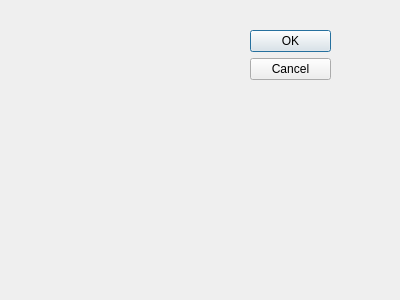
<?xml version="1.0" encoding="UTF-8"?>
<ui version="4.0">
 <class>MyDialog1</class>
 <widget class="QDialog" name="MyDialog1">
  <property name="geometry">
   <rect>
    <x>0</x>
    <y>0</y>
    <width>400</width>
    <height>300</height>
   </rect>
  </property>
  <property name="windowTitle">
   <string>Dialog</string>
  </property>
  <widget class="QDialogButtonBox" name="buttonBox">
   <property name="geometry">
    <rect>
     <x>250</x>
     <y>30</y>
     <width>81</width>
     <height>241</height>
    </rect>
   </property>
   <property name="orientation">
    <enum>Qt::Vertical</enum>
   </property>
   <property name="standardButtons">
    <set>QDialogButtonBox::Cancel|QDialogButtonBox::Ok</set>
   </property>
  </widget>
 </widget>
 <resources/>
 <connections>
  <connection>
   <sender>buttonBox</sender>
   <signal>accepted()</signal>
   <receiver>MyDialog1</receiver>
   <slot>accept()</slot>
   <hints>
    <hint type="sourcelabel">
     <x>248</x>
     <y>254</y>
    </hint>
    <hint type="destinationlabel">
     <x>157</x>
     <y>274</y>
    </hint>
   </hints>
  </connection>
  <connection>
   <sender>buttonBox</sender>
   <signal>rejected()</signal>
   <receiver>MyDialog1</receiver>
   <slot>reject()</slot>
   <hints>
    <hint type="sourcelabel">
     <x>316</x>
     <y>260</y>
    </hint>
    <hint type="destinationlabel">
     <x>286</x>
     <y>274</y>
    </hint>
   </hints>
  </connection>
 </connections>
</ui>
